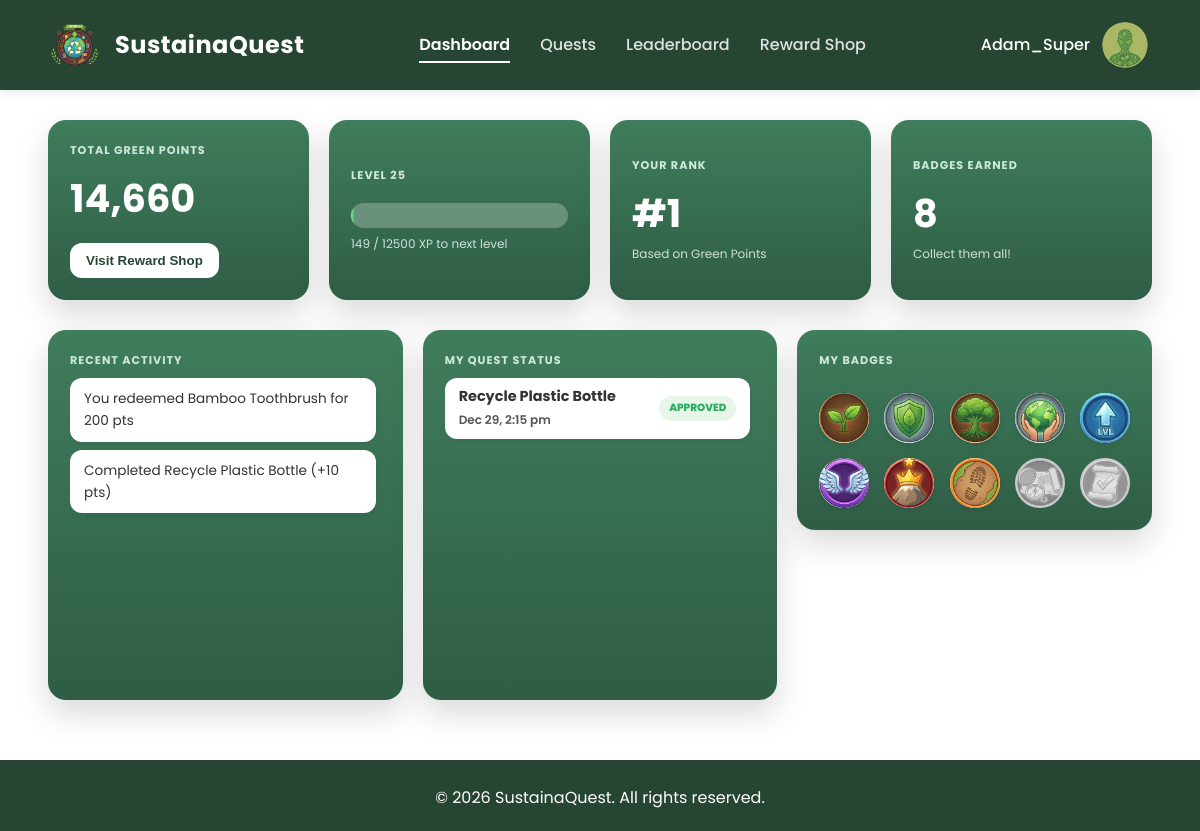
/user/user_dashboard.php (signed in), run on the app's committed database.
### tables this page shows
CREATE TABLE IF NOT EXISTS `users` (
  `userId` int NOT NULL AUTO_INCREMENT,
  `userName` varchar(50) NOT NULL,
  `email` varchar(100) NOT NULL,
  `passwordHash` varchar(255) NOT NULL,
  `level` int DEFAULT '1',
  `levelProgress` decimal(5,2) DEFAULT '0.00',
  `greenPoints` int DEFAULT '0',
  `isBanned` tinyint(1) DEFAULT '0',
  PRIMARY KEY (`userId`),
  UNIQUE KEY `userName` (`userName`),
  UNIQUE KEY `email` (`email`)
);

CREATE TABLE IF NOT EXISTS `questsubmissions` (
  `submissionId` int NOT NULL AUTO_INCREMENT,
  `questId` int DEFAULT NULL,
  `submittedByUserId` int DEFAULT NULL,
  `evidencePictureURL` varchar(255) DEFAULT NULL,
  `evidenceVideoURL` varchar(255) DEFAULT NULL,
  `submitDate` datetime DEFAULT CURRENT_TIMESTAMP,
  `verifyDate` datetime DEFAULT NULL,
  `approveStatus` varchar(20) DEFAULT 'Pending',
  `verifiedByAi` tinyint(1) DEFAULT '0',
  `verifiedByModeratorId` int DEFAULT NULL,
  `verifiedByAdminId` int DEFAULT NULL,
  `declinedReason` text,
  PRIMARY KEY (`submissionId`),
  KEY `questId` (`questId`),
  KEY `submittedByUserId` (`submittedByUserId`),
  KEY `verifiedByModeratorId` (`verifiedByModeratorId`),
  KEY `verifiedByAdminId` (`verifiedByAdminId`)
);

CREATE TABLE IF NOT EXISTS `quests` (
  `questId` int NOT NULL AUTO_INCREMENT,
  `createdByModeratorId` int DEFAULT NULL,
  `createdByAdminId` int DEFAULT NULL,
  `questIconURL` varchar(255) DEFAULT NULL,
  `title` varchar(100) NOT NULL,
  `description` text,
  `type` varchar(50) DEFAULT NULL COMMENT 'Daily or Weekly',
  `pointReward` int DEFAULT '0',
  `expReward` int DEFAULT '0',
  `createDate` datetime DEFAULT CURRENT_TIMESTAMP,
  `isActive` tinyint(1) DEFAULT '1',
  PRIMARY KEY (`questId`),
  KEY `createdByModeratorId` (`createdByModeratorId`),
  KEY `createdByAdminId` (`createdByAdminId`)
);

CREATE TABLE IF NOT EXISTS `badges` (
  `badgeId` int NOT NULL AUTO_INCREMENT,
  `badgeName` varchar(50) NOT NULL,
  `badgeIconURL` varchar(255) DEFAULT NULL,
  `description` text,
  PRIMARY KEY (`badgeId`)
);

### user/user_functions.php (called while the page is built, shortened)
<?php
function get_required_xp($level) {
    $base_xp = 100;
    $exponent = 1.5;
    return floor($base_xp * pow($level, $exponent));
}
?>

### user/user_dashboard.php (the view, shortened to what this page needs)
<?php
$user_id = $_SESSION['user_id'];
$path = "../";
$page_css = "user_dashboard.css";
require_once '../includes/db_connect.php';
require_once '../includes/header.php';
require_once 'user_functions.php';
$user_stmt = $conn->prepare("
    SELECT userName, level, levelProgress, greenPoints
    FROM users
    WHERE userId = ?
");
$user_stmt->bind_param("i", $user_id);
$user_stmt->execute();
$user = $user_stmt->get_result()->fetch_assoc();
$current_xp = (int) $user['levelProgress'];
$required_xp = get_required_xp($user['level']);
if ($required_xp > 0) {
    $level_percent = min(100, ($current_xp / $required_xp) * 100);
} else {
    $level_percent = 0;
}
$badge_count_result = $conn->query("
    SELECT COUNT(*) AS total
    FROM userbadges
    WHERE userId = $user_id
");
$badge_count = $badge_count_result->fetch_assoc()['total'];
$rank_sql = "
    SELECT COUNT(*) + 1 AS user_rank
    FROM users
    WHERE greenPoints > {$user['greenPoints']}
";
$rank_result = $conn->query($rank_sql);
$user_rank = $rank_result->fetch_assoc()['user_rank'];
$activity_sql = "
    (SELECT CONCAT('You redeemed ', i.itemName, ' for ', i.pointCost, ' pts') AS activity,
            r.redempDate AS activity_date
     FROM redemptions r
     JOIN items i ON r.itemId = i.itemId
     WHERE r.userId = $user_id)
    UNION ALL
    (SELECT CONCAT('Completed ', q.title, ' (+', q.pointReward, ' pts)') AS activity,
            qs.verifyDate AS activity_date
     FROM questsubmissions qs
     JOIN quests q ON qs.questId = q.questId
     WHERE qs.submittedByUserId = $user_id
       AND qs.approveStatus = 'Approved')
    ORDER BY activity_date DESC
    LIMIT 6
";
$activities = $conn->query($activity_sql);
$all_badges_result = $conn->query("SELECT badgeId, badgeName, description, badgeIconURL FROM badges ORDER BY badgeId ASC");
$all_badges = [];
if ($all_badges_result) {
    while ($row = $all_badges_result->fetch_assoc()) {
        $all_badges[] = $row;
    }
}
$user_badges_result = $conn->query("SELECT badgeId FROM userbadges WHERE userId = $user_id");
$earned_badge_ids = [];
if ($user_badges_result) {
    while ($row = $user_badges_result->fetch_assoc()) {
        $earned_badge_ids[] = $row['badgeId'];
    }
}
?>
<div class="dashboard-container">
    <div class="dashboard-grid top">
        <div class="dashboard-card">
            <h3>Total Green Points</h3>
            <h2><?= number_format($user['greenPoints']) ?></h2>
            <button class="btn-visit-shop" onclick="location.href='shop.php'">
                Visit Reward Shop
            </button>
        </div>
        <div class="dashboard-card">
            <h3>Level <?= $user['level'] ?></h3>
            <div class="progress-bg">
                <div class="progress-fill" style="width: <?= $level_percent ?>%;"></div>
            </div>
            <small class="level-text">
                <?= $current_xp ?> / <?= $required_xp ?> XP to next level
            </small>
        </div>
        <div class="dashboard-card">
            <h3>Your Rank</h3>
            <h2>#<?= $user_rank ?></h2>
            <small class="level-text">Based on Green Points</small>
        </div>
        <div class="dashboard-card">
            <h3>Badges Earned</h3>
            <h2><?= $badge_count ?></h2>
            <small class="level-text">Collect them all!</small>
        </div>
    </div>
    <div class="dashboard-grid bottom">
        <div class="dashboard-card">
            <h3>Recent Activity</h3>
            <ul class="dashboard-list scrollable-list">
                <?php if ($activities && $activities->num_rows > 0): ?>
                    <?php while ($row = $activities->fetch_assoc()): ?>
                        <li> <?= htmlspecialchars($row['activity']) ?></li>
                    <?php endwhile; ?>
                <?php else: ?>
                    <li class="empty">No recent activity.</li>
                <?php endif; ?>
            </ul>
        </div>
        <div class="dashboard-card">
            <h3>My Quest Status</h3>
            <ul class="dashboard-list scrollable-list">
                <?php
                $quest_status = $conn->query("
                    SELECT q.title, qs.approveStatus, qs.submitDate
                    FROM questsubmissions qs
                    JOIN quests q ON qs.questId = q.questId
                    WHERE qs.submittedByUserId = $user_id
                    ORDER BY qs.submitDate DESC
                    LIMIT 4
                ");
                if ($quest_status && $quest_status->num_rows > 0):
                    while ($q = $quest_status->fetch_assoc()):
                        $formattedDate = date("M j, g:i a", strtotime($q['submitDate']));
                ?>
                        <li>
                            <div class="quest-info">
                                <strong><?= htmlspecialchars($q['title']) ?></strong>
                                <small class="date-text"><?= $formattedDate ?></small>
                            </div>
                            <span class="status-badge
                                <?= strtolower($q['approveStatus']) === 'approved'
                                    ? 'status-completed'
                                    : (strtolower($q['approveStatus']) === 'pending'
                                        ? 'status-pending'
                                        : 'status-rejected') ?>">
                                <?= $q['approveStatus'] ?>
                            </span>
                        </li>
                    <?php endwhile; ?>
                <?php else: ?>
                    <li class="empty">No quests submitted yet.</li>
                <?php endif; ?>
            </ul>
        </div>
        <div class="dashboard-card">
            <h3>My Badges</h3>
            <div class="badges-container">
                <?php
                foreach ($all_badges as $badge):
                    $badge_id = $badge['badgeId'];
                    $is_earned = in_array($badge_id, $earned_badge_ids);
                    $b_status = $is_earned ? 'earned' : 'locked';
                    $b_name   = htmlspecialchars($badge['badgeName']);
                    $b_desc   = htmlspecialchars($badge['description']);
                    $b_img_url = !empty($badge['badgeIconURL']) ? $path . $badge['badgeIconURL'] : "";
                ?>
                    <div class="badge-icon-slot <?= $is_earned ? '' : 'empty-slot' ?>"
                         data-status="<?= $b_status ?>"
                         data-name="<?= $b_name ?>"
                         data-desc="<?= $b_desc ?>"
                         data-img="<?= $b_img_url ?>">
                        <?php if ($b_img_url): ?>
                            <img src="<?= $b_img_url ?>"
                                 alt="<?= $b_name ?>"
                                 class="<?= $is_earned ? '' : 'locked-grayscale' ?>">
                        <?php else: ?>
                            <span class="locked-icon">🔒</span>
                        <?php endif; ?>
                    </div>
                <?php endforeach; ?>
            </div>
        </div>
    </div>
</div>
<?php include '../includes/footer.php'; ?>

### includes/header.php (shortened to what this page needs)
<?php
$is_logged_in = isset($_SESSION['user_id']);
$path = $path ?? "./";
$home_link = $is_logged_in ? $path . "user/user_dashboard.php" : $path . "index.php";
$current_page = basename($_SERVER['PHP_SELF']);
$display_name = "User";
if ($is_logged_in) {
    if(isset($conn)) {
        $h_stmt = $conn->prepare("SELECT userName FROM users WHERE userId = ?");
        $h_stmt->bind_param("i", $_SESSION['user_id']);
        $h_stmt->execute();
        $h_result = $h_stmt->get_result();
        if ($row = $h_result->fetch_assoc()) {
            $display_name = $row['userName'];
        }
    }
}
?>
<!DOCTYPE html>
<html lang="en">
<head>
    <link rel="stylesheet" href="<?php echo $path; ?>assets/css/style.css">
    <?php if (isset($page_css)): ?>
        <link rel="stylesheet" href="<?php echo $path; ?>assets/css/<?php echo $page_css; ?>">
    <?php endif; ?>
</head>
<body>
    <header class="main-header">
        <div class="logo-container">
            <a href="<?php echo $home_link; ?>" style="text-decoration:none; display:flex; align-items:center; gap:15px;">
                <img src="<?php echo $path; ?>assets/image/SustainaQuest Logo.png" alt="SustainaQuest Logo" class="logo-img">
                <span class="site-title" style="color:white;">SustainaQuest</span>
            </a>
        </div>
        <nav class="main-nav">
            <?php if ($is_logged_in): ?>
                <a href="<?php echo $path; ?>user/user_dashboard.php" class="nav-link <?php echo ($current_page == 'user_dashboard.php') ? 'active' : ''; ?>">Dashboard</a>
            <?php else: ?>
                <a href="<?php echo $path; ?>index.php" class="nav-link <?php echo ($current_page == 'index.php') ? 'active' : ''; ?>">Home</a>
            <?php endif; ?>
            <a href="<?php echo $path; ?>user/quests.php" class="nav-link <?php echo ($current_page == 'quests.php') ? 'active' : ''; ?>">Quests</a>
            <a href="<?php echo $path; ?>user/leaderboard.php" class="nav-link <?php echo ($current_page == 'leaderboard.php') ? 'active' : ''; ?>">Leaderboard</a>
            <a href="<?php echo $path; ?>user/shop.php" class="nav-link <?php echo ($current_page == 'shop.php') ? 'active' : ''; ?>">Reward Shop</a>
        </nav>
        <div class="auth-action">
            <?php if ($is_logged_in): ?>
                <div class="user-profile-container" onclick="toggleProfileDropdown(event)">
                    <div class="user-profile" style="display: flex; align-items: center; gap: 10px;">
                        <span class="user-name"><?php echo htmlspecialchars($display_name); ?></span>
                        <div class="profile-pic-container">
                            <?php
                            $default_pic = $path . "assets/image/profile_picture.png";
                            if (isset($_SESSION['profile_pic']) && !empty($_SESSION['profile_pic'])) {
                                $profile_src = $path . $_SESSION['profile_pic'];
                            } else {
                                $profile_src = $default_pic;
                            }
                            ?>
                            <img src="<?php echo $profile_src; ?>" alt="Profile"
                                style="width: 100%; height: 100%; object-fit: cover; border-radius: 50%;">
                        </div>
                    </div>
                </div>
            <?php else: ?>
                <a href="<?php echo $path; ?>auth_page/login.php" class="btn-login">Login/Register</a>
            <?php endif; ?>
        </div>
    </header>
</body>
</html>

### assets/css/style.css (style rules this page uses)
* { margin: 0; padding: 0; box-sizing: border-box; }
body { font-family: "Poppins", sans-serif; background-color: #ffffff; color: #333; line-height: 1.6; display: flex; flex-direction: column; min-height: 100vh; }
a { text-decoration: none; color: inherit; transition: 0.3s; }
.main-header { background-color: #264633; color: #ffffff; display: flex; justify-content: space-between; align-items: center; padding: 20px 50px; box-shadow: 0 2px 10px rgba(0, 0, 0, 0.1); position: relative; font-family: "Poppins", sans-serif; }
.logo-container { display: flex; align-items: center; gap: 15px; }
.logo-img { width: 50px; height: 50px; object-fit: contain; display: block; }
.site-title { font-size: 1.5rem !important; font-weight: 700 !important; letter-spacing: 0.5px !important; }
.main-nav { display: flex; gap: 30px; }
.nav-link { color: rgba(255, 255, 255, 0.85); font-weight: 500; font-size: 1rem; position: relative; }
.nav-link.active { position: relative; color: #fff; font-weight: 600; }
.nav-link.active::after { content: ""; position: absolute; width: 100%; height: 2px; bottom: -5px; left: 0; background-color: #fff; }
.user-profile { display: flex; align-items: center; gap: 10px; text-decoration: none; color: white; cursor: pointer; }
.user-profile .user-name { font-size: 1rem; font-weight: 500; }
.profile-pic-container { width: 50px; height: 50px; border-radius: 50%; overflow: hidden; border: 2px solid #264633; }
.profile-pic-container img { width: 100%; height: 100%; object-fit: cover; }

### includes/header.php (style rules this page uses)
.user-profile-container { position: relative; display: inline-block; cursor: pointer; }

### data on the page
users: userName "Adam_Super", greenPoints "14,660", level "25", levelProgress "149", level "12500"
questsubmissions: questId.title "Recycle Plastic Bottle", submitDate "Dec 29, 2:15 pm", approveStatus "APPROVED"
badges: badgeIconURL (picture)
badges: badgeIconURL (picture)
badges: badgeIconURL (picture)
badges: badgeIconURL (picture)
badges: badgeIconURL (picture)
badges: badgeIconURL (picture)
badges: badgeIconURL (picture)
badges: badgeIconURL (picture)
badges: badgeIconURL (picture)
badges: badgeIconURL (picture)

### other printed values
$user_rank "1"
$badge_count "8"
$row['activity'] "You redeemed Bamboo Toothbrush for 200 pts"
$row['activity'] "Completed Recycle Plastic Bottle (+10 pts)"
